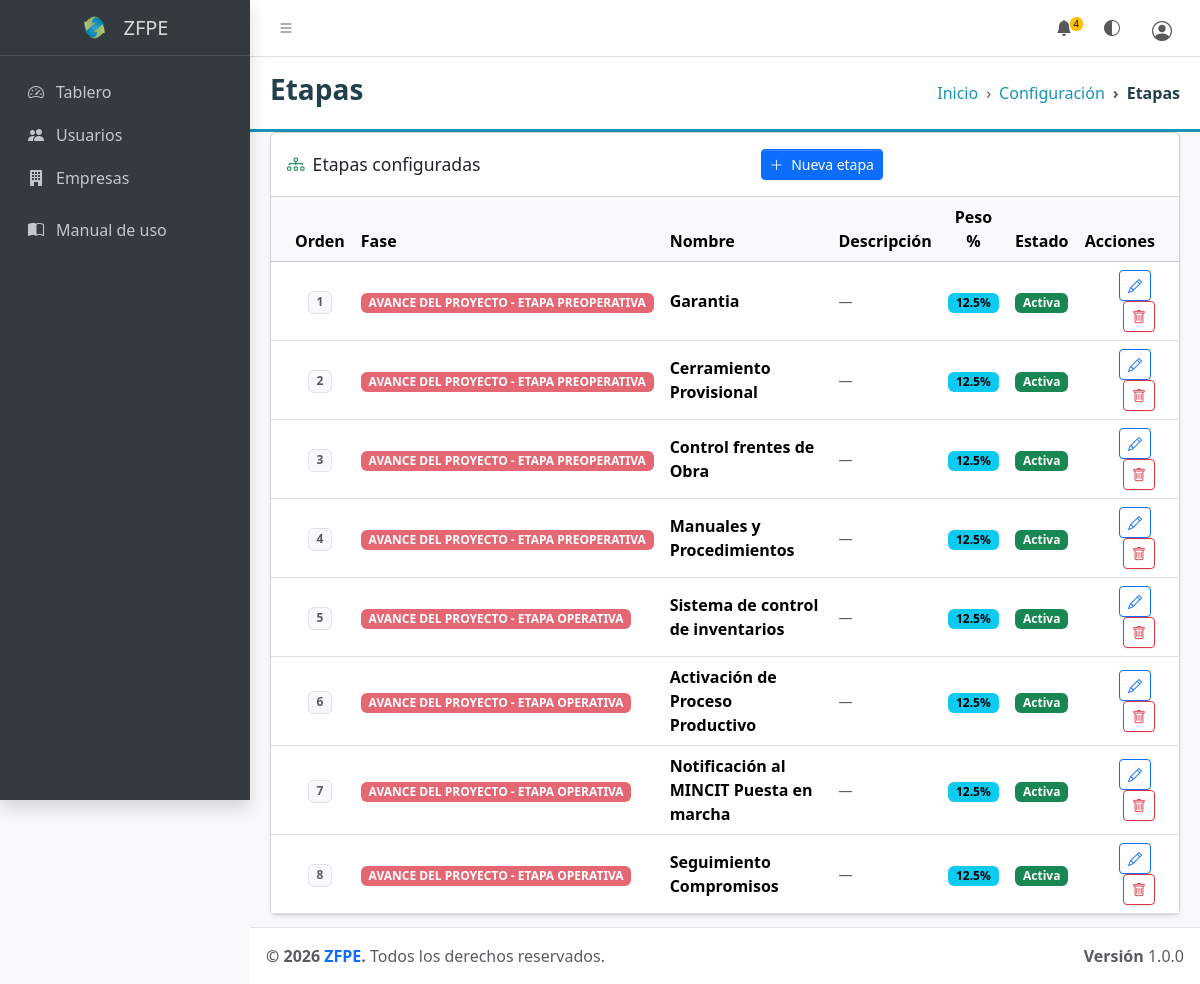
Page /index.php?modulo=configuracion&accion=etapas (signed in) on the committed database.
### tables this page shows
CREATE TABLE `etapas` (
  `id` int(10) UNSIGNED NOT NULL,
  `fase_id` int(10) UNSIGNED DEFAULT NULL,
  `nombre` varchar(150) NOT NULL,
  `descripcion` text DEFAULT NULL,
  `orden` int(11) NOT NULL DEFAULT 0,
  `peso_porcentual` decimal(5,2) NOT NULL DEFAULT 0.00,
  `activo` tinyint(1) NOT NULL DEFAULT 1,
  `creado_en` datetime NOT NULL DEFAULT current_timestamp()
);

CREATE TABLE `fases` (
  `id` int(10) UNSIGNED NOT NULL,
  `nombre` varchar(150) NOT NULL,
  `descripcion` text DEFAULT NULL,
  `orden` int(11) NOT NULL DEFAULT 0,
  `activo` tinyint(1) NOT NULL DEFAULT 1,
  `created_at` datetime NOT NULL DEFAULT current_timestamp()
);

### controlador/ConfiguracionControlador.php (called while the page is built, shortened)
<?php
require_once __DIR__ . '/ControladorBase.php';
class ConfiguracionControlador extends ControladorBase {
    public function etapas(): void {
        $etapas = $this->db->query("
            SELECT et.*, f.nombre AS fase_nombre
            FROM etapas et
            LEFT JOIN fases f ON f.id = et.fase_id
            ORDER BY f.orden ASC, et.orden ASC, et.id ASC
        ")->fetchAll(PDO::FETCH_ASSOC);
        require_once __DIR__ . '/../vista/modulos/configuracion/etapas.php';
    }
}

### index.php (called while the page is built, shortened)
<?php
$modulo = $_GET['modulo'] ?? null;
$accion = $_GET['accion'] ?? 'index';
$id     = isset($_GET['id']) ? (int) $_GET['id'] : null;
$db = conectar();
match ($modulo) {
    'usuarios' => (function () use ($accion, $id, $db) {
        require_once __DIR__ . '/controlador/UsuariosControlador.php';
        $ctrl = new UsuariosControlador($db);
        match ($accion) {
            'crear'    => $ctrl->crear(),
            'editar'   => $ctrl->editar($id),
            'eliminar' => $ctrl->eliminar($id),
            default    => $ctrl->index(),
        };
    })(),
    'empresas' => (function () use ($accion, $id, $db) {
        require_once __DIR__ . '/controlador/EmpresasControlador.php';
        $ctrl = new EmpresasControlador($db);
        match ($accion) {
            'crear'            => $ctrl->crear(),
            'editar'           => $ctrl->editar($id),
            'eliminar'         => $ctrl->eliminar($id),
            'ver'              => $ctrl->ver($id),
            'asignar-usuario'  => $ctrl->asignarUsuario($id),
            'quitar-usuario'   => $ctrl->quitarUsuario($id),
            'agregar-etapa'    => $ctrl->agregarEtapa($id),
            'usuarios'         => $ctrl->listarUsuarios(),
            'crear-usuario'    => $ctrl->crearUsuario($id),
            'editar-usuario'   => $ctrl->editarUsuario($id),
            'eliminar-usuario' => $ctrl->eliminarUsuario($id),
            default            => $ctrl->index(),
        };
    })(),
    'configuracion' => (function () use ($accion, $id, $db) {
        require_once __DIR__ . '/controlador/ConfiguracionControlador.php';
        $ctrl = new ConfiguracionControlador($db);
        match ($accion) {
            'fases'                => $ctrl->fases(),
            'crear-fase'           => $ctrl->crearFase(),
            'editar-fase'          => $ctrl->editarFase($id),
            'eliminar-fase'        => $ctrl->eliminarFase($id),
            'entidades'            => $ctrl->entidades(),
            'crear-entidad'        => $ctrl->crearEntidad(),
            'editar-entidad'       => $ctrl->editarEntidad($id),
            'eliminar-entidad'     => $ctrl->eliminarEntidad($id),
            'etapas'               => $ctrl->etapas(),
            'crear-etapa'          => $ctrl->crearEtapa(),
            'editar-etapa'         => $ctrl->editarEtapa($id),
            'eliminar-etapa'       => $ctrl->eliminarEtapa($id),
            'requisitos'           => $ctrl->requisitos(),
            'crear-requisito'      => $ctrl->crearRequisito(),
            'editar-requisito'     => $ctrl->editarRequisito($id),
            'eliminar-requisito'   => $ctrl->eliminarRequisito($id),
            'items'                => $ctrl->items(),
            'crear-item'           => $ctrl->crearItem(),
            'editar-item'          => $ctrl->editarItem($id),
            'eliminar-item'        => $ctrl->eliminarItem($id),
            'indicadores'          => $ctrl->indicadores(),
            'crear-indicador'      => $ctrl->crearIndicador(),
            'editar-indicador'     => $ctrl->editarIndicador($id),
            'eliminar-indicador'   => $ctrl->eliminarIndicador($id),
            default                => $ctrl->index(),
        };
    })(),
    'seguimiento' => (function () use ($accion, $id, $db) {
        require_once __DIR__ . '/controlador/SeguimientoControlador.php';
        $ctrl = new SeguimientoControlador($db);
        match ($accion) {
            'guardar' => $ctrl->guardar($id),
            default   => $ctrl->index($id),
        };
    })(),
    'cronograma' => (function () use ($id, $db) {
        require_once __DIR__ . '/controlador/CronogramaControlador.php';
        (new CronogramaControlador($db))->index($id);
    })(),
    'entidades' => (function () use ($db) {
        require_once __DIR__ . '/controlador/EntidadesUsuarioControlador.php';
        (new EntidadesUsuarioControlador($db))->index();
    })(),
    'reportes' => (function () use ($accion, $id, $db) {
        require_once __DIR__ . '/controlador/ReportesControlador.php';
        $ctrl = new ReportesControlador($db);
        match ($accion) {
            'crear-alerta'   => $ctrl->crearAlerta($id),
            'resolver-alerta' => $ctrl->resolverAlerta($id),
            default          => $ctrl->index($id),
        };
    })(),
    'informes' => (function () use ($accion, $id, $db) {
        require_once __DIR__ . '/controlador/InformesControlador.php';
        $ctrl = new InformesControlador($db);
        match ($accion) {
            'pdf'   => $ctrl->pdf($id),
            default => $ctrl->excel($id),
        };
    })(),
    'documentos' => (function () use ($accion, $id, $db) {
        require_once __DIR__ . '/controlador/DocumentosControlador.php';
        $ctrl = new DocumentosControlador($db);
        match ($accion) {
            'subir'     => $ctrl->subir($id),
            'ver'       => $ctrl->ver($id),
            'descargar' => $ctrl->descargar($id),
            'eliminar'  => $ctrl->eliminar($id),
            default     => $ctrl->index(),
        };
    })(),
    'indicadores' => (function () use ($accion, $id, $db) {
        require_once __DIR__ . '/controlador/IndicadoresControlador.php';
        $ctrl = new IndicadoresControlador($db);
        match ($accion) {
            'asignar'        => $ctrl->asignar($id),
            'actualizar'     => $ctrl->actualizar($id),
            'eliminar-valor' => $ctrl->eliminarValor($id),
            'desasignar'     => $ctrl->desasignar($id),
            default          => $ctrl->index($id),
        };
    })(),
    'manual' => (function () {
        require_once __DIR__ . '/vista/modulos/manual/index.php';
    })(),
    'perfil' => (function () use ($accion, $db) {
        require_once __DIR__ . '/controlador/PerfilControlador.php';
        $ctrl = new PerfilControlador($db);
        match ($accion) {
            'actualizar' => $ctrl->actualizar(),
            default      => $ctrl->index(),
        };
    })(),
    'notificaciones' => (function () use ($accion, $db) {
        require_once __DIR__ . '/controlador/NotificacionesControlador.php';
        $ctrl = new NotificacionesControlador($db);
        match ($accion) {
            'marcar-leidas' => $ctrl->marcarLeidas(),
            default         => null,
        };
    })(),
    'mis-compromisos' => (function () use ($accion, $id, $db) {
        require_once __DIR__ . '/controlador/MisCompromisosControlador.php';
        $ctrl = new MisCompromisosControlador($db);
        match ($accion) {
            'actualizar'          => $ctrl->actualizar($id),
            'descargar-documento' => $ctrl->descargarDocumento($id),
            default                => $ctrl->index(),
        };
    })(),
    'comites' => (function () use ($accion, $id, $db) {
        require_once __DIR__ . '/controlador/ComitesControlador.php';
        $ctrl = new ComitesControlador($db);
        match ($accion) {
            'crear'                => $ctrl->crear(),
            'ver'                  => $ctrl->ver($id),
            'editar'               => $ctrl->editar($id),
            'eliminar'             => $ctrl->eliminar($id),
            'guardar-compromiso'   => $ctrl->guardarCompromiso(),
            'actualizar-compromiso'=> $ctrl->actualizarCompromiso($id),
            'eliminar-compromiso'  => $ctrl->eliminarCompromiso($id),
            default                => $ctrl->index(),
        };
    })(),
};

### controlador/ControladorBase.php (called while the page is built, shortened)
<?php
abstract class ControladorBase {
    public function __construct(PDO $db) {
        $this->db = $db;
    }
}

### vista/modulos/configuracion/etapas.php (the view, shortened to what this page needs)
<?php require_once __DIR__ . '/../../parciales/cabecera.php'; ?>
<div class="app-wrapper">
  <?php require_once __DIR__ . '/../../parciales/navegacion.php'; ?>
  <?php require_once __DIR__ . '/../../parciales/menu_lateral.php'; ?>
  <main class="app-main">
    <div class="app-content-header encabezado-zf">
      <div class="container-fluid">
        <div class="row">
          <div class="col-sm-6"><h3 class="mb-0 titulo-zf">Etapas</h3></div>
          <div class="col-sm-6">
            <ol class="breadcrumb breadcrumb-zf float-sm-end">
              <li class="breadcrumb-item"><a href="index.php">Inicio</a></li>
              <li class="breadcrumb-item"><a href="index.php?modulo=configuracion">Configuración</a></li>
              <li class="breadcrumb-item active">Etapas</li>
            </ol>
          </div>
        </div>
      </div>
    </div>
    <div class="app-content">
      <div class="container-fluid">
        <div class="card shadow-sm">
          <div class="card-header d-flex align-items-center justify-content-between">
            <h5 class="card-title mb-0">
              <i class="bi bi-diagram-3 me-2 text-success"></i>Etapas configuradas
            </h5>
            <a href="index.php?modulo=configuracion&accion=crear-etapa" class="btn btn-primary btn-sm">
              <i class="bi bi-plus-lg me-1"></i> Nueva etapa
            </a>
          </div>
          <div class="card-body p-0">
            <?php if (empty($etapas)): ?>
              <div class="text-center text-muted py-5">
                <i class="bi bi-diagram-3 fs-1 opacity-25 d-block mb-2"></i>
                No hay etapas configuradas aún.
                <a href="index.php?modulo=configuracion&accion=crear-etapa" class="d-block mt-2">Crear primera etapa</a>
              </div>
            <?php else: ?>
              <div class="table-responsive">
                <table class="table table-hover align-middle mb-0">
                  <thead class="table-light">
                    <tr>
                      <th style="width:60px;" class="text-center">Orden</th>
                      <th>Fase</th>
                      <th>Nombre</th>
                      <th>Descripción</th>
                      <th class="text-center">Peso %</th>
                      <th class="text-center">Estado</th>
                      <th class="text-end">Acciones</th>
                    </tr>
                  </thead>
                  <tbody>
                    <?php foreach ($etapas as $e): ?>
                    <tr>
                      <td class="text-center">
                        <span class="badge text-bg-light border fw-bold text-muted"><?= $e['orden'] ?></span>
                      </td>
                      <td>
                        <?php if ($e['fase_nombre']): ?>
                          <span class="badge text-bg-danger bg-opacity-75"><?= htmlspecialchars($e['fase_nombre']) ?></span>
                        <?php else: ?>
                          <span class="text-muted small">—</span>
                        <?php endif; ?>
                      </td>
                      <td class="fw-semibold"><?= htmlspecialchars($e['nombre']) ?></td>
                      <td class="text-muted small"><?= htmlspecialchars($e['descripcion'] ?? '—') ?></td>
                      <td class="text-center">
                        <span class="badge text-bg-info"><?= number_format($e['peso_porcentual'], 1) ?>%</span>
                      </td>
                      <td class="text-center">
                        <?php if ($e['activo']): ?>
                          <span class="badge text-bg-success">Activa</span>
                        <?php else: ?>
                          <span class="badge text-bg-secondary">Inactiva</span>
                        <?php endif; ?>
                      </td>
                      <td class="text-end">
                        <a href="index.php?modulo=configuracion&accion=editar-etapa&id=<?= $e['id'] ?>"
                           class="btn btn-sm btn-outline-primary me-1">
                          <i class="bi bi-pencil"></i>
                        </a>
                        <button type="button" class="btn btn-sm btn-outline-danger"
                                data-bs-toggle="modal" data-bs-target="#modalEliminar"
                                data-id="<?= $e['id'] ?>" data-nombre="<?= htmlspecialchars($e['nombre']) ?>">
                          <i class="bi bi-trash"></i>
                        </button>
                      </td>
                    </tr>
                    <?php endforeach; ?>
                  </tbody>
                </table>
              </div>
            <?php endif; ?>
          </div>
        </div>
      </div>
    </div>
  </main>
  <?php require_once __DIR__ . '/../../parciales/pie.php'; ?>

### vista/assets/css/componentes.css (style rules this page uses)
:root { --zf-navy: #22404b; --zf-teal: #1993b8; }
.encabezado-zf { background-color: #ffffff; border-bottom: 3px solid var(--zf-teal); }
.titulo-zf { color: var(--zf-navy); font-weight: 600; }
.breadcrumb-zf { --bs-breadcrumb-divider: '›'; }
.breadcrumb-zf .breadcrumb-item a { color: var(--zf-teal); text-decoration: none; }
.breadcrumb-zf .breadcrumb-item.active { color: var(--zf-navy); font-weight: 600; }

### rows in the picture
etapas: orden "1", fase.nombre "AVANCE DEL PROYECTO - ETAPA PREOPERATIVA", nombre "Garantia", descripcion "—", peso_porcentual "12.5", activo "Activa"
etapas: orden "2", fase.nombre "AVANCE DEL PROYECTO - ETAPA PREOPERATIVA", nombre "Cerramiento Provisional", descripcion "—", peso_porcentual "12.5", activo "Activa"
etapas: orden "3", fase.nombre "AVANCE DEL PROYECTO - ETAPA PREOPERATIVA", nombre "Control frentes de Obra", descripcion "—", peso_porcentual "12.5", activo "Activa"
etapas: orden "4", fase.nombre "AVANCE DEL PROYECTO - ETAPA PREOPERATIVA", nombre "Manuales y Procedimientos", descripcion "—", peso_porcentual "12.5", activo "Activa"
etapas: orden "5", fase.nombre "AVANCE DEL PROYECTO - ETAPA OPERATIVA", nombre "Sistema de control de inventarios", descripcion "—", peso_porcentual "12.5", activo "Activa"
etapas: orden "6", fase.nombre "AVANCE DEL PROYECTO - ETAPA OPERATIVA", nombre "Activación de Proceso Productivo", descripcion "—", peso_porcentual "12.5", activo "Activa"
etapas: orden "7", fase.nombre "AVANCE DEL PROYECTO - ETAPA OPERATIVA", nombre "Notificación al MINCIT Puesta en marcha", descripcion "—", peso_porcentual "12.5", activo "Activa"
etapas: orden "8", fase.nombre "AVANCE DEL PROYECTO - ETAPA OPERATIVA", nombre "Seguimiento Compromisos", descripcion "—", peso_porcentual "12.5", activo "Activa"

### other values in the picture
$noLeidas "4"
$marcaTexto "ZFPE"
